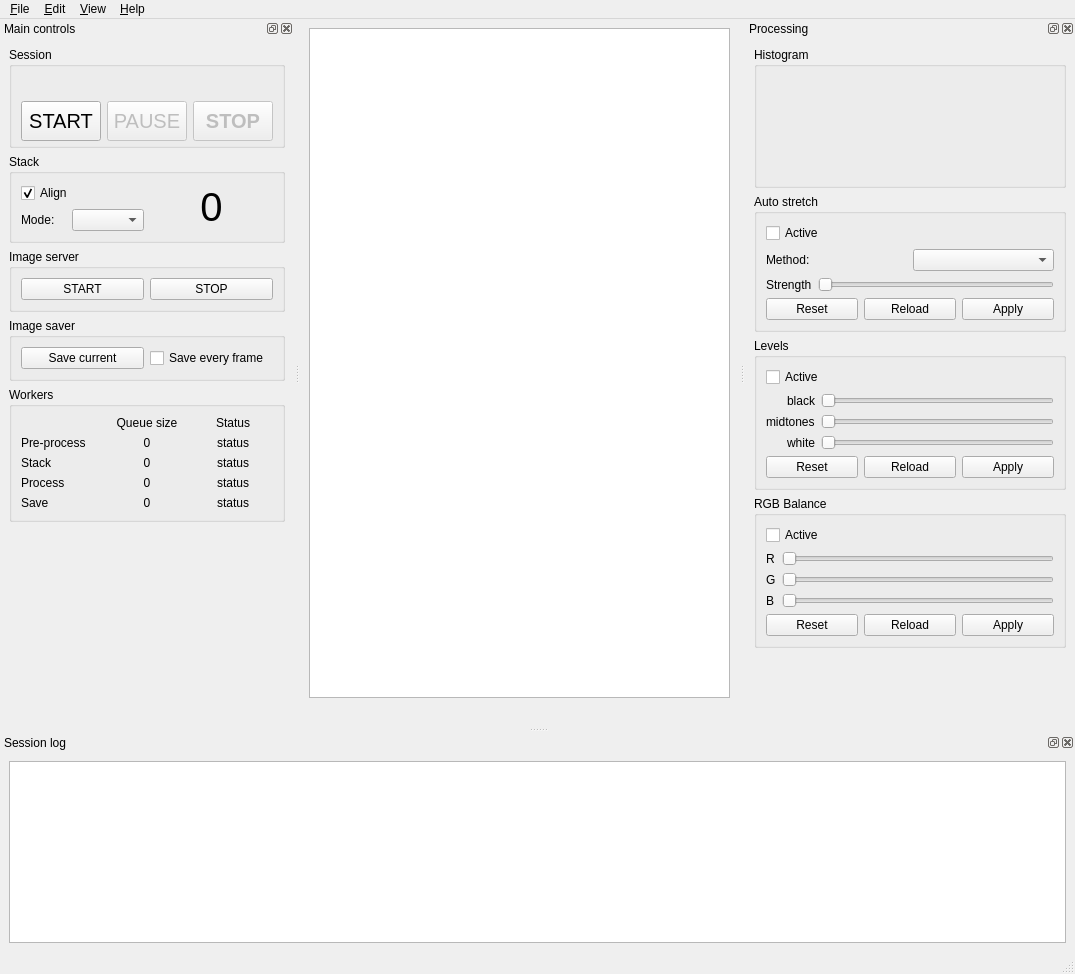
<?xml version="1.0" encoding="UTF-8"?>
<ui version="4.0">
 <class>stack_window</class>
 <widget class="QMainWindow" name="stack_window">
  <property name="geometry">
   <rect>
    <x>0</x>
    <y>0</y>
    <width>1075</width>
    <height>974</height>
   </rect>
  </property>
  <property name="minimumSize">
   <size>
    <width>0</width>
    <height>700</height>
   </size>
  </property>
  <property name="windowTitle">
   <string notr="true">Astro Live Stacker</string>
  </property>
  <widget class="QWidget" name="centralwidget">
   <layout class="QVBoxLayout" name="verticalLayout_15">
    <item>
     <widget class="ImageView" name="image_view"/>
    </item>
    <item>
     <layout class="QHBoxLayout" name="horizontalLayout_14">
      <item>
       <widget class="QLabel" name="lbl_scanner_status">
        <property name="text">
         <string/>
        </property>
        <property name="alignment">
         <set>Qt::AlignCenter</set>
        </property>
        <property name="openExternalLinks">
         <bool>false</bool>
        </property>
       </widget>
      </item>
      <item>
       <widget class="QLabel" name="lbl_web_server_status">
        <property name="text">
         <string/>
        </property>
        <property name="alignment">
         <set>Qt::AlignCenter</set>
        </property>
        <property name="openExternalLinks">
         <bool>true</bool>
        </property>
       </widget>
      </item>
     </layout>
    </item>
   </layout>
  </widget>
  <widget class="QMenuBar" name="menuBar">
   <property name="geometry">
    <rect>
     <x>0</x>
     <y>0</y>
     <width>1075</width>
     <height>23</height>
    </rect>
   </property>
   <widget class="QMenu" name="menu_File">
    <property name="title">
     <string>&amp;File</string>
    </property>
    <addaction name="action_quit"/>
   </widget>
   <widget class="QMenu" name="menu_Edit">
    <property name="title">
     <string>&amp;Edit</string>
    </property>
    <addaction name="action_prefs"/>
   </widget>
   <widget class="QMenu" name="menuView">
    <property name="title">
     <string>&amp;View</string>
    </property>
    <addaction name="action_show_session_controls"/>
    <addaction name="action_show_processing_panel"/>
    <addaction name="action_show_session_log"/>
    <addaction name="separator"/>
    <addaction name="action_image_only"/>
    <addaction name="separator"/>
    <addaction name="action_full_screen"/>
   </widget>
   <widget class="QMenu" name="menu_Help">
    <property name="title">
     <string>&amp;Help</string>
    </property>
    <addaction name="action_about_als"/>
   </widget>
   <addaction name="menu_File"/>
   <addaction name="menu_Edit"/>
   <addaction name="menuView"/>
   <addaction name="menu_Help"/>
  </widget>
  <widget class="QDockWidget" name="session_dock">
   <property name="allowedAreas">
    <set>Qt::LeftDockWidgetArea|Qt::RightDockWidgetArea</set>
   </property>
   <property name="windowTitle">
    <string>Main controls</string>
   </property>
   <attribute name="dockWidgetArea">
    <number>1</number>
   </attribute>
   <widget class="QWidget" name="dockWidgetContents">
    <layout class="QVBoxLayout" name="verticalLayout_7">
     <item>
      <widget class="QGroupBox" name="groupBox">
       <property name="title">
        <string>Session</string>
       </property>
       <layout class="QVBoxLayout" name="verticalLayout">
        <item>
         <widget class="QLabel" name="lbl_session_status">
          <property name="text">
           <string/>
          </property>
          <property name="alignment">
           <set>Qt::AlignCenter</set>
          </property>
          <property name="openExternalLinks">
           <bool>false</bool>
          </property>
         </widget>
        </item>
        <item>
         <layout class="QHBoxLayout" name="horizontalLayout">
          <item>
           <widget class="QPushButton" name="pbPlay">
            <property name="minimumSize">
             <size>
              <width>0</width>
              <height>40</height>
             </size>
            </property>
            <property name="maximumSize">
             <size>
              <width>16777215</width>
              <height>30</height>
             </size>
            </property>
            <property name="font">
             <font>
              <pointsize>15</pointsize>
             </font>
            </property>
            <property name="toolTip">
             <string>Start / Resume session</string>
            </property>
            <property name="statusTip">
             <string>Start / Resume session</string>
            </property>
            <property name="styleSheet">
             <string notr="true"/>
            </property>
            <property name="text">
             <string>START</string>
            </property>
            <property name="shortcut">
             <string>R</string>
            </property>
           </widget>
          </item>
          <item>
           <widget class="QPushButton" name="pbPause">
            <property name="enabled">
             <bool>false</bool>
            </property>
            <property name="minimumSize">
             <size>
              <width>0</width>
              <height>40</height>
             </size>
            </property>
            <property name="maximumSize">
             <size>
              <width>16777215</width>
              <height>30</height>
             </size>
            </property>
            <property name="font">
             <font>
              <pointsize>15</pointsize>
             </font>
            </property>
            <property name="toolTip">
             <string>Pause session</string>
            </property>
            <property name="statusTip">
             <string>Pause session</string>
            </property>
            <property name="styleSheet">
             <string notr="true"/>
            </property>
            <property name="text">
             <string>PAUSE</string>
            </property>
            <property name="shortcut">
             <string>R</string>
            </property>
           </widget>
          </item>
          <item>
           <widget class="QPushButton" name="pbStop">
            <property name="enabled">
             <bool>false</bool>
            </property>
            <property name="minimumSize">
             <size>
              <width>0</width>
              <height>40</height>
             </size>
            </property>
            <property name="maximumSize">
             <size>
              <width>16777215</width>
              <height>30</height>
             </size>
            </property>
            <property name="font">
             <font>
              <pointsize>15</pointsize>
              <weight>75</weight>
              <bold>true</bold>
              <underline>false</underline>
             </font>
            </property>
            <property name="toolTip">
             <string>Stop Session</string>
            </property>
            <property name="statusTip">
             <string>Stop Session</string>
            </property>
            <property name="styleSheet">
             <string notr="true"/>
            </property>
            <property name="text">
             <string>STOP</string>
            </property>
            <property name="shortcut">
             <string>X</string>
            </property>
           </widget>
          </item>
         </layout>
        </item>
       </layout>
      </widget>
     </item>
     <item>
      <widget class="QGroupBox" name="groupBox_4">
       <property name="title">
        <string>Stack</string>
       </property>
       <layout class="QHBoxLayout" name="horizontalLayout_2">
        <item>
         <layout class="QVBoxLayout" name="verticalLayout_11">
          <item>
           <widget class="QCheckBox" name="chk_align">
            <property name="maximumSize">
             <size>
              <width>150</width>
              <height>20</height>
             </size>
            </property>
            <property name="toolTip">
             <string>Align frames before stacking</string>
            </property>
            <property name="statusTip">
             <string>Align frames before stacking</string>
            </property>
            <property name="layoutDirection">
             <enum>Qt::LeftToRight</enum>
            </property>
            <property name="text">
             <string>Align</string>
            </property>
            <property name="shortcut">
             <string>A</string>
            </property>
            <property name="checked">
             <bool>true</bool>
            </property>
           </widget>
          </item>
          <item>
           <layout class="QHBoxLayout" name="horizontalLayout_11">
            <item>
             <widget class="QLabel" name="label_10">
              <property name="text">
               <string>Mode:</string>
              </property>
             </widget>
            </item>
            <item>
             <widget class="QComboBox" name="cb_stacking_mode">
              <property name="maximumSize">
               <size>
                <width>16777215</width>
                <height>30</height>
               </size>
              </property>
             </widget>
            </item>
           </layout>
          </item>
         </layout>
        </item>
        <item>
         <widget class="QLabel" name="lbl_stack_size">
          <property name="font">
           <font>
            <pointsize>30</pointsize>
            <kerning>true</kerning>
           </font>
          </property>
          <property name="text">
           <string notr="true">0</string>
          </property>
          <property name="alignment">
           <set>Qt::AlignCenter</set>
          </property>
         </widget>
        </item>
       </layout>
      </widget>
     </item>
     <item>
      <widget class="QGroupBox" name="groupBox_2">
       <property name="title">
        <string>Image server</string>
       </property>
       <layout class="QHBoxLayout" name="horizontalLayout_16">
        <item>
         <widget class="QPushButton" name="btn_web_start">
          <property name="toolTip">
           <string>Start image server</string>
          </property>
          <property name="statusTip">
           <string>Start image server</string>
          </property>
          <property name="text">
           <string>START</string>
          </property>
          <property name="shortcut">
           <string>W</string>
          </property>
         </widget>
        </item>
        <item>
         <widget class="QPushButton" name="btn_web_stop">
          <property name="toolTip">
           <string>Stop image server</string>
          </property>
          <property name="statusTip">
           <string>Stop image server</string>
          </property>
          <property name="text">
           <string>STOP</string>
          </property>
          <property name="shortcut">
           <string>W</string>
          </property>
         </widget>
        </item>
       </layout>
      </widget>
     </item>
     <item>
      <widget class="QGroupBox" name="groupBox_3">
       <property name="title">
        <string>Image saver</string>
       </property>
       <layout class="QVBoxLayout" name="verticalLayout_12">
        <item>
         <layout class="QHBoxLayout" name="horizontalLayout_12">
          <item>
           <widget class="QPushButton" name="pbSave">
            <property name="maximumSize">
             <size>
              <width>16777215</width>
              <height>30</height>
             </size>
            </property>
            <property name="toolTip">
             <string>Save current image to disk</string>
            </property>
            <property name="statusTip">
             <string>Save current image to disk</string>
            </property>
            <property name="text">
             <string>Save current</string>
            </property>
            <property name="shortcut">
             <string>S</string>
            </property>
           </widget>
          </item>
          <item>
           <widget class="QCheckBox" name="chk_save_every_image">
            <property name="maximumSize">
             <size>
              <width>16777215</width>
              <height>20</height>
             </size>
            </property>
            <property name="toolTip">
             <string>Save every new image in a timestamped file</string>
            </property>
            <property name="statusTip">
             <string>Save every new image in a timestamped file</string>
            </property>
            <property name="text">
             <string>Save every frame</string>
            </property>
            <property name="shortcut">
             <string>F</string>
            </property>
           </widget>
          </item>
         </layout>
        </item>
       </layout>
      </widget>
     </item>
     <item>
      <widget class="QGroupBox" name="groupBox_5">
       <property name="title">
        <string>Workers</string>
       </property>
       <layout class="QGridLayout" name="gridLayout">
        <item row="0" column="1">
         <widget class="QLabel" name="label_22">
          <property name="text">
           <string>Queue size</string>
          </property>
          <property name="alignment">
           <set>Qt::AlignCenter</set>
          </property>
         </widget>
        </item>
        <item row="0" column="2">
         <widget class="QLabel" name="label_23">
          <property name="text">
           <string>Status</string>
          </property>
          <property name="alignment">
           <set>Qt::AlignCenter</set>
          </property>
         </widget>
        </item>
        <item row="1" column="0">
         <widget class="QLabel" name="label_17">
          <property name="text">
           <string>Pre-process</string>
          </property>
         </widget>
        </item>
        <item row="1" column="1">
         <widget class="QLabel" name="lbl_pre_process_queue_size">
          <property name="text">
           <string notr="true">0</string>
          </property>
          <property name="alignment">
           <set>Qt::AlignCenter</set>
          </property>
         </widget>
        </item>
        <item row="1" column="2">
         <widget class="QLabel" name="lbl_pre_processor_status">
          <property name="text">
           <string>status</string>
          </property>
          <property name="alignment">
           <set>Qt::AlignCenter</set>
          </property>
         </widget>
        </item>
        <item row="2" column="0">
         <widget class="QLabel" name="label_19">
          <property name="text">
           <string>Stack</string>
          </property>
         </widget>
        </item>
        <item row="2" column="1">
         <widget class="QLabel" name="lbl_stack_queue_size">
          <property name="text">
           <string notr="true">0</string>
          </property>
          <property name="alignment">
           <set>Qt::AlignCenter</set>
          </property>
         </widget>
        </item>
        <item row="2" column="2">
         <widget class="QLabel" name="lbl_stacker_status">
          <property name="text">
           <string>status</string>
          </property>
          <property name="alignment">
           <set>Qt::AlignCenter</set>
          </property>
         </widget>
        </item>
        <item row="3" column="0">
         <widget class="QLabel" name="label_18">
          <property name="text">
           <string>Process</string>
          </property>
         </widget>
        </item>
        <item row="3" column="1">
         <widget class="QLabel" name="lbl_process_queue_size">
          <property name="text">
           <string notr="true">0</string>
          </property>
          <property name="alignment">
           <set>Qt::AlignCenter</set>
          </property>
         </widget>
        </item>
        <item row="3" column="2">
         <widget class="QLabel" name="lbl_post_processor_status">
          <property name="text">
           <string>status</string>
          </property>
          <property name="alignment">
           <set>Qt::AlignCenter</set>
          </property>
         </widget>
        </item>
        <item row="4" column="0">
         <widget class="QLabel" name="label_20">
          <property name="text">
           <string>Save</string>
          </property>
         </widget>
        </item>
        <item row="4" column="1">
         <widget class="QLabel" name="lbl_save_queue_size">
          <property name="text">
           <string notr="true">0</string>
          </property>
          <property name="alignment">
           <set>Qt::AlignCenter</set>
          </property>
         </widget>
        </item>
        <item row="4" column="2">
         <widget class="QLabel" name="lbl_saver_status">
          <property name="text">
           <string>status</string>
          </property>
          <property name="alignment">
           <set>Qt::AlignCenter</set>
          </property>
         </widget>
        </item>
       </layout>
      </widget>
     </item>
     <item>
      <spacer name="verticalSpacer">
       <property name="orientation">
        <enum>Qt::Vertical</enum>
       </property>
       <property name="sizeHint" stdset="0">
        <size>
         <width>20</width>
         <height>179</height>
        </size>
       </property>
      </spacer>
     </item>
    </layout>
   </widget>
  </widget>
  <widget class="QDockWidget" name="log_dock">
   <property name="sizePolicy">
    <sizepolicy hsizetype="Preferred" vsizetype="MinimumExpanding">
     <horstretch>0</horstretch>
     <verstretch>0</verstretch>
    </sizepolicy>
   </property>
   <property name="baseSize">
    <size>
     <width>0</width>
     <height>0</height>
    </size>
   </property>
   <property name="allowedAreas">
    <set>Qt::BottomDockWidgetArea|Qt::TopDockWidgetArea</set>
   </property>
   <property name="windowTitle">
    <string>Session log</string>
   </property>
   <attribute name="dockWidgetArea">
    <number>8</number>
   </attribute>
   <widget class="QWidget" name="dockWidgetContents_2">
    <layout class="QVBoxLayout" name="verticalLayout_14">
     <item>
      <widget class="QListWidget" name="log">
       <property name="font">
        <font>
         <family>Courier 10 Pitch</family>
        </font>
       </property>
       <property name="editTriggers">
        <set>QAbstractItemView::NoEditTriggers</set>
       </property>
       <property name="showDropIndicator" stdset="0">
        <bool>false</bool>
       </property>
       <property name="alternatingRowColors">
        <bool>false</bool>
       </property>
       <property name="selectionMode">
        <enum>QAbstractItemView::NoSelection</enum>
       </property>
       <property name="textElideMode">
        <enum>Qt::ElideNone</enum>
       </property>
       <property name="isWrapping" stdset="0">
        <bool>false</bool>
       </property>
       <property name="wordWrap">
        <bool>true</bool>
       </property>
      </widget>
     </item>
    </layout>
   </widget>
  </widget>
  <widget class="QStatusBar" name="statusBar"/>
  <widget class="QDockWidget" name="processing_dock">
   <property name="minimumSize">
    <size>
     <width>330</width>
     <height>708</height>
    </size>
   </property>
   <property name="allowedAreas">
    <set>Qt::LeftDockWidgetArea|Qt::RightDockWidgetArea</set>
   </property>
   <property name="windowTitle">
    <string>Processing</string>
   </property>
   <attribute name="dockWidgetArea">
    <number>2</number>
   </attribute>
   <widget class="QWidget" name="dockWidgetContents_3">
    <layout class="QVBoxLayout" name="verticalLayout_9">
     <item>
      <widget class="QGroupBox" name="groupBox_7">
       <property name="minimumSize">
        <size>
         <width>0</width>
         <height>0</height>
        </size>
       </property>
       <property name="title">
        <string>Histogram</string>
       </property>
       <layout class="QVBoxLayout" name="verticalLayout_4">
        <item>
         <widget class="HistogramView" name="histogram_view" native="true">
          <property name="minimumSize">
           <size>
            <width>250</width>
            <height>100</height>
           </size>
          </property>
         </widget>
        </item>
       </layout>
      </widget>
     </item>
     <item>
      <widget class="QGroupBox" name="groupBox_9">
       <property name="title">
        <string>Auto stretch</string>
       </property>
       <layout class="QVBoxLayout" name="verticalLayout_8">
        <item>
         <widget class="QCheckBox" name="chk_stretch_active">
          <property name="text">
           <string>Active</string>
          </property>
         </widget>
        </item>
        <item>
         <layout class="QHBoxLayout" name="horizontalLayout_4">
          <item>
           <widget class="QLabel" name="label_3">
            <property name="text">
             <string>Method:</string>
            </property>
           </widget>
          </item>
          <item>
           <widget class="QComboBox" name="cb_stretch_method">
            <property name="minimumSize">
             <size>
              <width>90</width>
              <height>0</height>
             </size>
            </property>
           </widget>
          </item>
         </layout>
        </item>
        <item>
         <layout class="QHBoxLayout" name="horizontalLayout_8">
          <item>
           <widget class="QLabel" name="label_8">
            <property name="text">
             <string>Strength</string>
            </property>
           </widget>
          </item>
          <item>
           <widget class="Slider" name="sld_stretch_strength">
            <property name="maximum">
             <number>255</number>
            </property>
            <property name="orientation">
             <enum>Qt::Horizontal</enum>
            </property>
           </widget>
          </item>
         </layout>
        </item>
        <item>
         <layout class="QHBoxLayout" name="horizontalLayout_7">
          <item>
           <widget class="QPushButton" name="btn_stretch_reset">
            <property name="text">
             <string>Reset</string>
            </property>
           </widget>
          </item>
          <item>
           <widget class="QPushButton" name="btn_stretch_reload">
            <property name="text">
             <string>Reload</string>
            </property>
           </widget>
          </item>
          <item>
           <widget class="QPushButton" name="btn_stretch_apply">
            <property name="text">
             <string>Apply</string>
            </property>
           </widget>
          </item>
         </layout>
        </item>
       </layout>
      </widget>
     </item>
     <item>
      <widget class="QGroupBox" name="groupBox_6">
       <property name="font">
        <font>
         <weight>50</weight>
         <bold>false</bold>
        </font>
       </property>
       <property name="title">
        <string>Levels</string>
       </property>
       <layout class="QVBoxLayout" name="verticalLayout_5">
        <item>
         <widget class="QCheckBox" name="chk_levels_active">
          <property name="text">
           <string>Active</string>
          </property>
         </widget>
        </item>
        <item>
         <layout class="QHBoxLayout" name="horizontalLayout_5">
          <item>
           <layout class="QVBoxLayout" name="verticalLayout_2">
            <item>
             <widget class="QLabel" name="label">
              <property name="text">
               <string>black</string>
              </property>
              <property name="alignment">
               <set>Qt::AlignRight|Qt::AlignTrailing|Qt::AlignVCenter</set>
              </property>
             </widget>
            </item>
            <item>
             <widget class="QLabel" name="label_4">
              <property name="text">
               <string>midtones</string>
              </property>
             </widget>
            </item>
            <item>
             <widget class="QLabel" name="label_2">
              <property name="text">
               <string>white</string>
              </property>
              <property name="alignment">
               <set>Qt::AlignRight|Qt::AlignTrailing|Qt::AlignVCenter</set>
              </property>
             </widget>
            </item>
           </layout>
          </item>
          <item>
           <layout class="QVBoxLayout" name="verticalLayout_3">
            <item>
             <widget class="Slider" name="sld_black">
              <property name="maximum">
               <number>255</number>
              </property>
              <property name="orientation">
               <enum>Qt::Horizontal</enum>
              </property>
             </widget>
            </item>
            <item>
             <widget class="Slider" name="sld_midtones">
              <property name="maximum">
               <number>255</number>
              </property>
              <property name="orientation">
               <enum>Qt::Horizontal</enum>
              </property>
             </widget>
            </item>
            <item>
             <widget class="Slider" name="sld_white">
              <property name="maximum">
               <number>255</number>
              </property>
              <property name="orientation">
               <enum>Qt::Horizontal</enum>
              </property>
             </widget>
            </item>
           </layout>
          </item>
         </layout>
        </item>
        <item>
         <layout class="QHBoxLayout" name="horizontalLayout_3">
          <item>
           <widget class="QPushButton" name="btn_levels_reset">
            <property name="text">
             <string>Reset</string>
            </property>
           </widget>
          </item>
          <item>
           <widget class="QPushButton" name="btn_levels_reload">
            <property name="text">
             <string>Reload</string>
            </property>
           </widget>
          </item>
          <item>
           <widget class="QPushButton" name="btn_levels_apply">
            <property name="text">
             <string>Apply</string>
            </property>
           </widget>
          </item>
         </layout>
        </item>
       </layout>
      </widget>
     </item>
     <item>
      <widget class="QGroupBox" name="groupBox_8">
       <property name="title">
        <string>RGB Balance</string>
       </property>
       <layout class="QVBoxLayout" name="verticalLayout_6">
        <item>
         <widget class="QCheckBox" name="chk_rgb_active">
          <property name="text">
           <string>Active</string>
          </property>
          <property name="checked">
           <bool>false</bool>
          </property>
         </widget>
        </item>
        <item>
         <layout class="QGridLayout" name="gridLayout_2">
          <item row="0" column="0">
           <widget class="QLabel" name="label_5">
            <property name="text">
             <string>R</string>
            </property>
           </widget>
          </item>
          <item row="0" column="1">
           <widget class="Slider" name="sld_rgb_r">
            <property name="maximum">
             <number>255</number>
            </property>
            <property name="orientation">
             <enum>Qt::Horizontal</enum>
            </property>
           </widget>
          </item>
          <item row="1" column="0">
           <widget class="QLabel" name="label_6">
            <property name="text">
             <string>G</string>
            </property>
           </widget>
          </item>
          <item row="1" column="1">
           <widget class="Slider" name="sld_rgb_g">
            <property name="maximum">
             <number>255</number>
            </property>
            <property name="orientation">
             <enum>Qt::Horizontal</enum>
            </property>
           </widget>
          </item>
          <item row="2" column="0">
           <widget class="QLabel" name="label_7">
            <property name="text">
             <string>B</string>
            </property>
           </widget>
          </item>
          <item row="2" column="1">
           <widget class="Slider" name="sld_rgb_b">
            <property name="maximum">
             <number>255</number>
            </property>
            <property name="orientation">
             <enum>Qt::Horizontal</enum>
            </property>
           </widget>
          </item>
         </layout>
        </item>
        <item>
         <layout class="QHBoxLayout" name="horizontalLayout_6">
          <item>
           <widget class="QPushButton" name="btn_rgb_reset">
            <property name="text">
             <string>Reset</string>
            </property>
           </widget>
          </item>
          <item>
           <widget class="QPushButton" name="btn_rgb_reload">
            <property name="text">
             <string>Reload</string>
            </property>
           </widget>
          </item>
          <item>
           <widget class="QPushButton" name="btn_rgb_apply">
            <property name="text">
             <string>Apply</string>
            </property>
           </widget>
          </item>
         </layout>
        </item>
       </layout>
      </widget>
     </item>
     <item>
      <spacer name="verticalSpacer_2">
       <property name="orientation">
        <enum>Qt::Vertical</enum>
       </property>
       <property name="sizeHint" stdset="0">
        <size>
         <width>20</width>
         <height>40</height>
        </size>
       </property>
      </spacer>
     </item>
    </layout>
   </widget>
  </widget>
  <action name="action_quit">
   <property name="text">
    <string>&amp;Quit</string>
   </property>
   <property name="iconText">
    <string>Quit</string>
   </property>
   <property name="toolTip">
    <string>Quit</string>
   </property>
   <property name="statusTip">
    <string>Quit ALS</string>
   </property>
   <property name="shortcut">
    <string notr="true">Ctrl+Q</string>
   </property>
  </action>
  <action name="action_prefs">
   <property name="text">
    <string>&amp;Preferences...</string>
   </property>
   <property name="statusTip">
    <string>Open preferences box</string>
   </property>
   <property name="shortcut">
    <string notr="true">Ctrl+P</string>
   </property>
  </action>
  <action name="action_show_session_controls">
   <property name="checkable">
    <bool>true</bool>
   </property>
   <property name="checked">
    <bool>true</bool>
   </property>
   <property name="text">
    <string>Main &amp;controls</string>
   </property>
   <property name="toolTip">
    <string>Show / hide main controls</string>
   </property>
   <property name="statusTip">
    <string>Show / hide main controls</string>
   </property>
   <property name="shortcut">
    <string notr="true">B</string>
   </property>
  </action>
  <action name="action_show_session_log">
   <property name="checkable">
    <bool>true</bool>
   </property>
   <property name="checked">
    <bool>true</bool>
   </property>
   <property name="text">
    <string>Session &amp;log</string>
   </property>
   <property name="toolTip">
    <string>Show / hide session log</string>
   </property>
   <property name="statusTip">
    <string>Show / hide session log</string>
   </property>
   <property name="shortcut">
    <string notr="true">L</string>
   </property>
  </action>
  <action name="action_about_als">
   <property name="text">
    <string>&amp;About ALS...</string>
   </property>
   <property name="statusTip">
    <string>About ALS</string>
   </property>
   <property name="shortcut">
    <string notr="true"/>
   </property>
  </action>
  <action name="action_show_processing_panel">
   <property name="checkable">
    <bool>true</bool>
   </property>
   <property name="checked">
    <bool>true</bool>
   </property>
   <property name="text">
    <string>&amp;Processing panel</string>
   </property>
   <property name="toolTip">
    <string>Show / hide processing panel</string>
   </property>
   <property name="statusTip">
    <string>Show / hide processing panel</string>
   </property>
   <property name="shortcut">
    <string notr="true">P</string>
   </property>
  </action>
  <action name="action_full_screen">
   <property name="checkable">
    <bool>true</bool>
   </property>
   <property name="text">
    <string>&amp;Full screen</string>
   </property>
   <property name="statusTip">
    <string>Full Screen</string>
   </property>
   <property name="shortcut">
    <string notr="true">F11</string>
   </property>
  </action>
  <action name="action_image_only">
   <property name="checkable">
    <bool>true</bool>
   </property>
   <property name="text">
    <string>&amp;Image only</string>
   </property>
   <property name="statusTip">
    <string>Hide currently visible panels to maximize image display</string>
   </property>
   <property name="shortcut">
    <string notr="true">I</string>
   </property>
  </action>
 </widget>
 <customwidgets>
  <customwidget>
   <class>ImageView</class>
   <extends>QGraphicsView</extends>
   <header>als.ui.widgets</header>
  </customwidget>
  <customwidget>
   <class>Slider</class>
   <extends>QSlider</extends>
   <header>als.ui.widgets</header>
  </customwidget>
  <customwidget>
   <class>HistogramView</class>
   <extends>QWidget</extends>
   <header>als.ui.widgets</header>
   <container>1</container>
  </customwidget>
 </customwidgets>
 <resources>
  <include location="../../resources/resource.qrc"/>
 </resources>
 <connections>
  <connection>
   <sender>action_show_session_controls</sender>
   <signal>triggered(bool)</signal>
   <receiver>session_dock</receiver>
   <slot>setVisible(bool)</slot>
   <hints>
    <hint type="sourcelabel">
     <x>-1</x>
     <y>-1</y>
    </hint>
    <hint type="destinationlabel">
     <x>119</x>
     <y>440</y>
    </hint>
   </hints>
  </connection>
  <connection>
   <sender>session_dock</sender>
   <signal>visibilityChanged(bool)</signal>
   <receiver>action_show_session_controls</receiver>
   <slot>setChecked(bool)</slot>
   <hints>
    <hint type="sourcelabel">
     <x>131</x>
     <y>527</y>
    </hint>
    <hint type="destinationlabel">
     <x>-1</x>
     <y>-1</y>
    </hint>
   </hints>
  </connection>
  <connection>
   <sender>action_show_session_log</sender>
   <signal>triggered(bool)</signal>
   <receiver>log_dock</receiver>
   <slot>setVisible(bool)</slot>
   <hints>
    <hint type="sourcelabel">
     <x>-1</x>
     <y>-1</y>
    </hint>
    <hint type="destinationlabel">
     <x>546</x>
     <y>803</y>
    </hint>
   </hints>
  </connection>
  <connection>
   <sender>log_dock</sender>
   <signal>visibilityChanged(bool)</signal>
   <receiver>action_show_session_log</receiver>
   <slot>setChecked(bool)</slot>
   <hints>
    <hint type="sourcelabel">
     <x>546</x>
     <y>803</y>
    </hint>
    <hint type="destinationlabel">
     <x>-1</x>
     <y>-1</y>
    </hint>
   </hints>
  </connection>
  <connection>
   <sender>action_show_processing_panel</sender>
   <signal>triggered(bool)</signal>
   <receiver>processing_dock</receiver>
   <slot>setVisible(bool)</slot>
   <hints>
    <hint type="sourcelabel">
     <x>-1</x>
     <y>-1</y>
    </hint>
    <hint type="destinationlabel">
     <x>940</x>
     <y>366</y>
    </hint>
   </hints>
  </connection>
  <connection>
   <sender>processing_dock</sender>
   <signal>visibilityChanged(bool)</signal>
   <receiver>action_show_processing_panel</receiver>
   <slot>setChecked(bool)</slot>
   <hints>
    <hint type="sourcelabel">
     <x>940</x>
     <y>366</y>
    </hint>
    <hint type="destinationlabel">
     <x>-1</x>
     <y>-1</y>
    </hint>
   </hints>
  </connection>
 </connections>
</ui>
